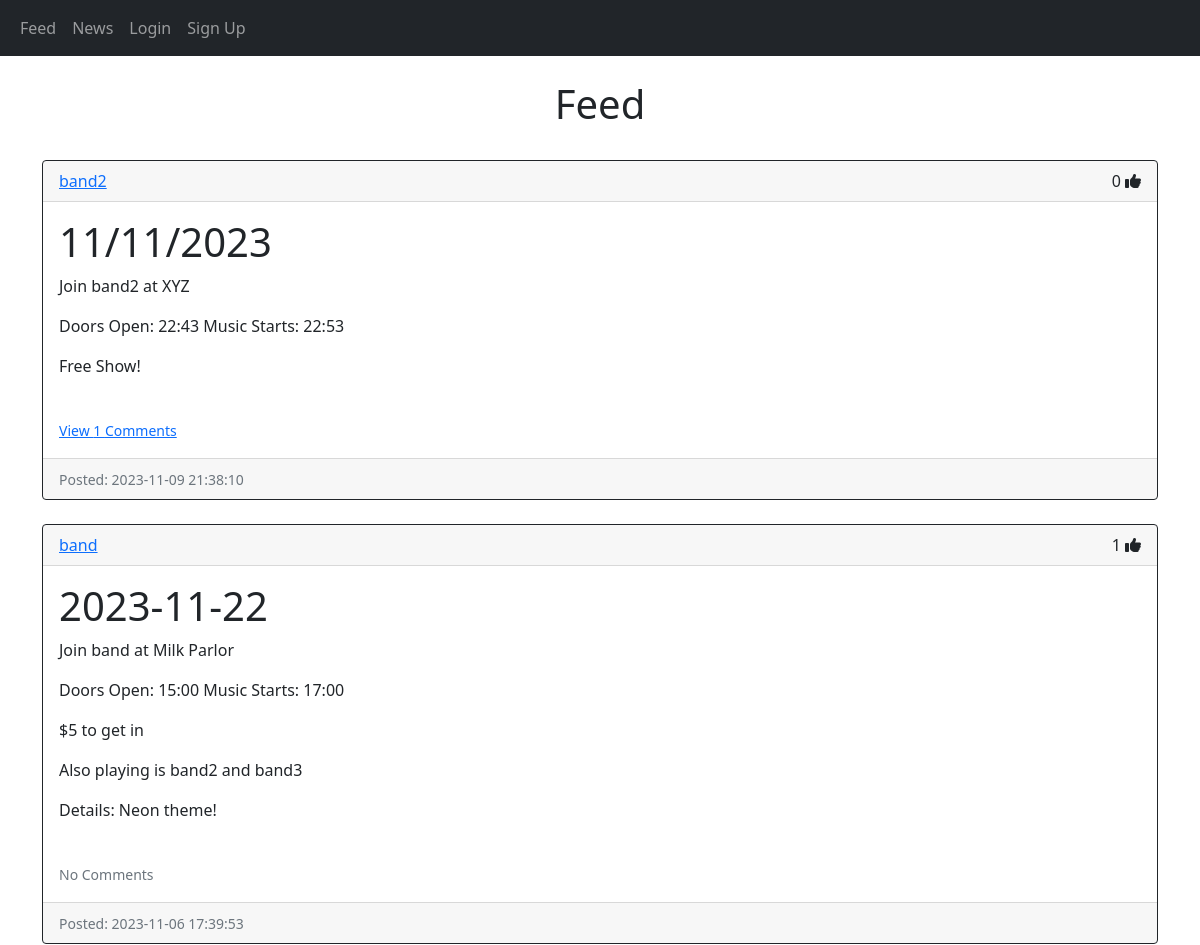
The page /feed (upper part) on the database as committed earlier.
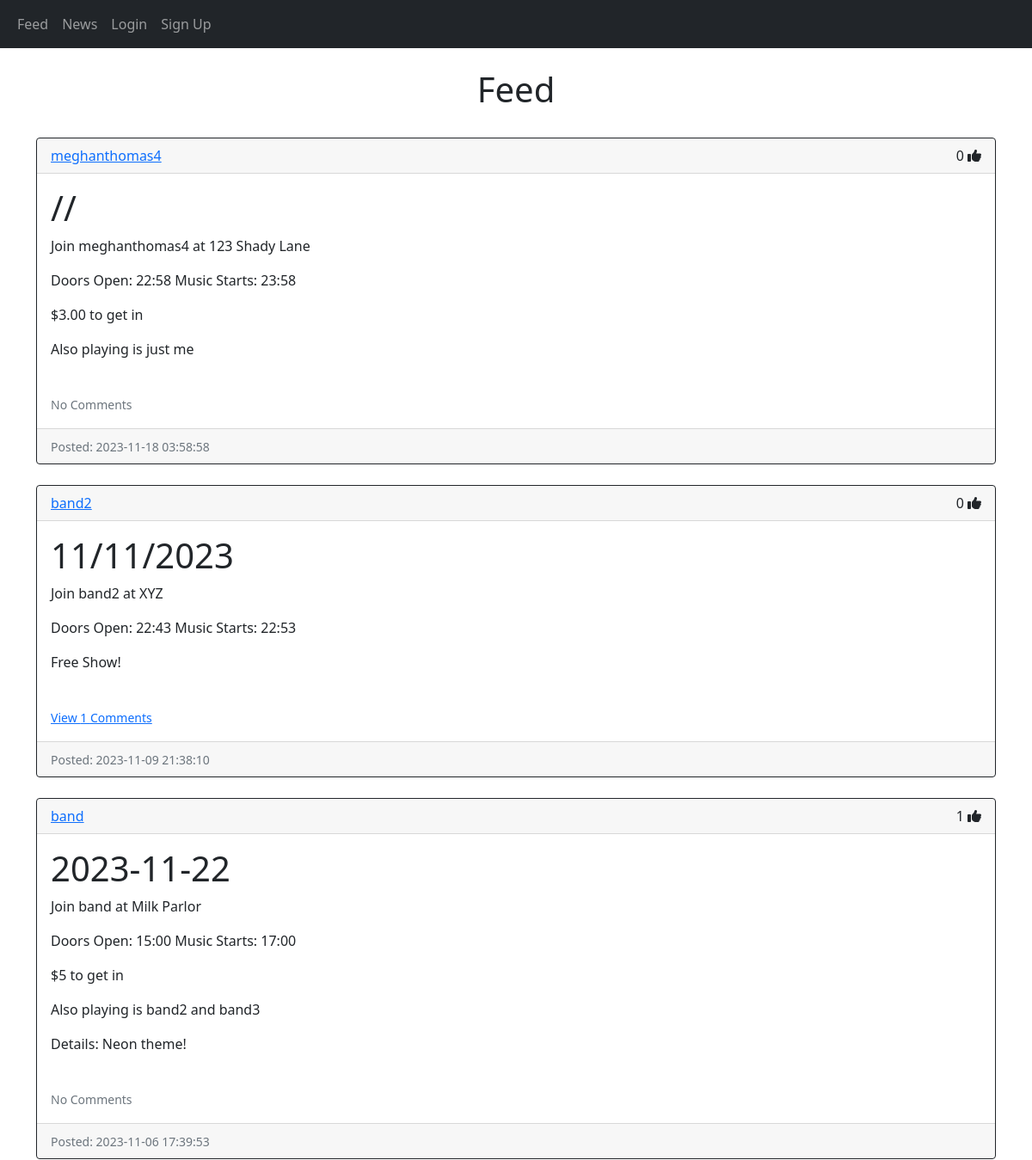
The same page on the database as committed later.
### website/models.py (models this page shows)
class Post(db.Model):
    id = db.Column(db.Integer, primary_key=True)
    location = db.Column(db.Text, nullable=False)
    date = db.Column(db.Text, nullable=False)
    doors = db.Column(db.Text, nullable=True)
    time = db.Column(db.Text, nullable=False)
    price = db.Column(db.Text, nullable=False)
    who = db.Column(db.Text, nullable=True)
    details = db.Column(db.Text, nullable=True)
    date_created = db.Column(db.DateTime(timezone=True), default=func.now())
    author = db.Column(db.Integer, db.ForeignKey('user.id', ondelete="CASCADE"), nullable=False)
    comments = db.relationship('Comment', backref='post', passive_deletes=True)
    likes = db.relationship('Like', backref='post', passive_deletes=True)

class User(db.Model, UserMixin):
    id = db.Column(db.Integer, primary_key=True)
    email = db.Column(db.String(150), unique=True)
    username = db.Column(db.String(150), unique=True)
    password = db.Column(db.String(150))
    date_created = db.Column(db.DateTime(timezone=True), default=func.now())
    posts = db.relationship('Post', backref='user', passive_deletes=True)
    comments = db.relationship('Comment', backref='user', passive_deletes=True)
    likes = db.relationship('Like', backref='user', passive_deletes=True)

### website/views.py (the view)
@views.route("/")
@views.route("/feed")
def feed():
    posts = Post.query.order_by(Post.date).all()
    return render_template("feed.html", user=current_user, posts=posts)

### website/templates/feed.html
{% extends "post_div.html" %} {% block title %}Feed{% endblock %}

### website/templates/post_div.html (shortened to what this page needs)
{% extends "base.html" %} {% block title %}Feed{% endblock %}
{% block content%}
<br/>
<h1 align="center">{% block header %}Feed{% endblock %}</h1>
<br/>
<div id="posts">
    {% for post in posts %}
        <div class="card border-dark">
            <div class="card-header d-flex justify-content-between align-items-center">
                <a href="/posts/{{post.user.username}}">{{post.user.username}}</a>
                {% if user.is_authenticated %}
                <div>
                    {{ post.likes|length }}
                    {% if user.id in post.likes|map(attribute="author")|list %}
                    <a href="like-post/{{post.id}}"><i class="fa-solid fa-thumbs-up"></i></a>
                    {% else %}
                    <a href="like-post/{{post.id}}"><i class="fa-regular fa-thumbs-up"></i></a>
                    {% endif %}
                    {% if user.id == post.author %}
                    <div class="btn-group">
                        <button type="button" class="btn btn-sm btn-primary dropdown-toggle" data-bs-toggle="dropdown">
                        </button>
                        <ul class="dropdown-menu">
                            <li><a href="/delete-post/{{post.id}}" class="dropdown-item">Delete</a></li>
                        </ul>
                    </div>
                    {% endif %}
                </div>
                {% else %}
                <div>
                    {{ post.likes|length }}
                    <i class="fa-solid fa-thumbs-up"></i>
                </div>
                {% endif %}
            </div>
            <div class="card-body">
                <div class="card-text">
                    <div>
                        <h1>{{post.date}}</h1>
                        <p>Join {{post.user.username}} at {{post.location}}</p>
                        <p>Doors Open: {{post.doors}} Music Starts: {{post.time}}</p>
                        {%if post.price|int == 0 %}
                        <p>Free Show!</p>
                        {% else %}
                        <p>${{post.price}} to get in</p>
                        {% endif %}
                        {% if post.who %}
                        <p>Also playing is {{post.who}}</p>
                        {% endif %}
                        {% if post.details %}
                        <p>Details: {{post.details}}</p>
                        {% endif %}
                    </div>
                </div>
                <br />
                <p class="card-text">
                    {% if post.comments|length > 0 %}
                    <a data-bs-toggle="collapse" href="#comments-{{post.id}}" role="button">
                        <small>View {{post.comments|length}} Comments</small>
                    </a>
                    {% else %}
                    <small class="text-muted">No Comments</small>
                    {% endif %}
                </p>
            </div>
            <div class="card-footer text-muted">
                <small>Posted: {{post.date_created}}</small>
            </div>
        </div>
    <br />
    {% endfor %}
</div>
{% endblock %}

### website/templates/base.html (shortened to what this page needs)
<!DOCTYPE html>
<html lang="en">
  <head>
    <link
      href="https://cdn.jsdelivr.net/npm/bootstrap@5.0.2/dist/css/bootstrap.min.css"
      rel="stylesheet"
    />
  </head>
  <body>
    <nav class="navbar navbar-expand-lg navbar-dark bg-dark">
      <div class="container-fluid">
        <div class="collapse navbar-collapse" id="navbar">
          <div class="navbar-nav">
            {% if user.is_authenticated %}
            <a class="nav-item nav-link" href="/create-post">Create A Post</a>
            <a class="nav-item nav-link" href="/feed">Feed</a>
            <a class="nav-item nav-link" href="/news">News</a>
            <a class="nav-item nav-link" href="/logout">Logout</a>
            <a class="nav-item nav-link" href="/profile"><i class="fa fa-user" aria-hidden="true"></i></a>
            {% else %}
            <a class="nav-item nav-link" href="/feed">Feed</a>
            <a class="nav-item nav-link" href="/news">News</a>
            <a class="nav-item nav-link" href="/login">Login</a>
            <a class="nav-item nav-link" href="/sign-up">Sign Up</a>
            {% endif %}
          </div>
        </div>
      </div>
    </nav>
    <div class="container">{% block content %}{% endblock %}</div>
  </body>
</html>

Rows that differ between the two databases and show on the page:
added Post: user.username "meghanthomas4", likes|length "0", date "//", location "123 Shady Lane", doors "22:58", time "23:58", price "3.00", who "just me", shows "No Comments", date_created "2023-11-18 03:58:58"
